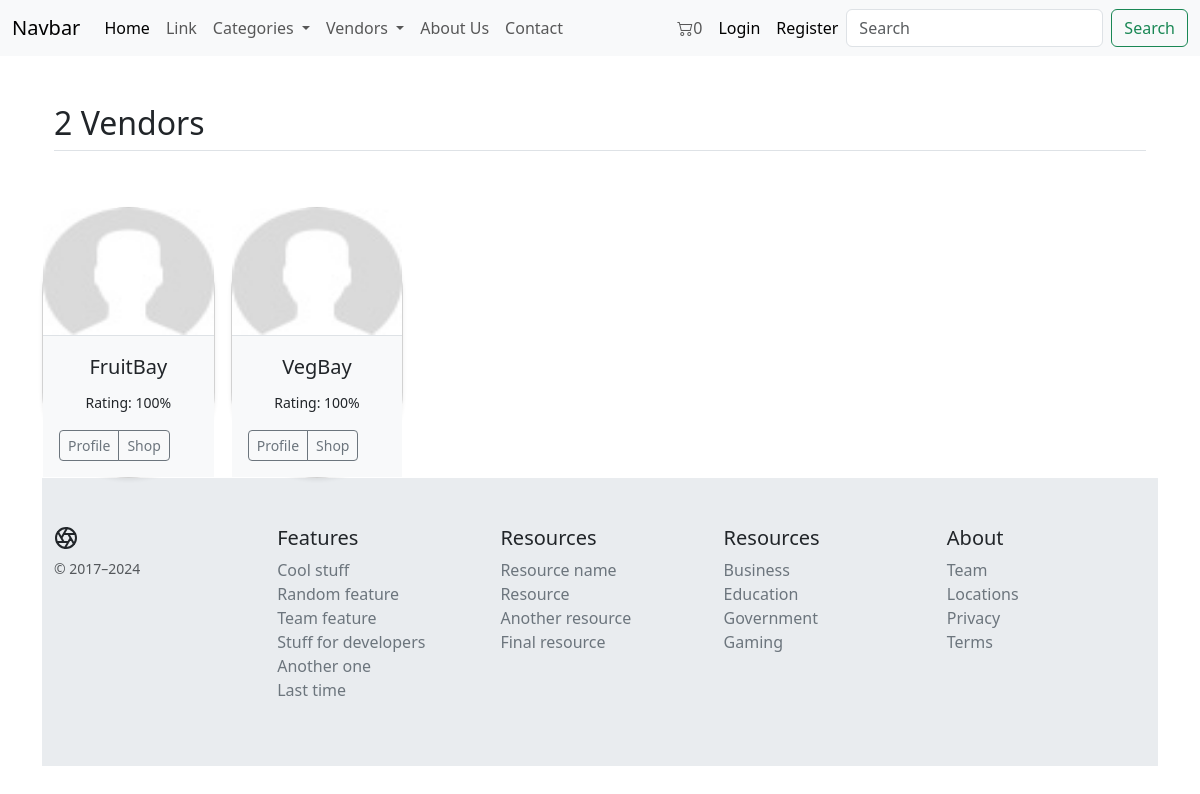
The app's page /vendors/ with its own data.
### core/models.py (models this page shows)
class Vendor(models.Model):
    VID = ShortUUIDField(unique=True, length=10, prefix="VEN:", max_length=15)
    title = models.CharField(max_length=100)
    image = models.ImageField(upload_to='Vendor_images')
    desc = models.CharField(max_length=600, blank=True,
                            null=True, default='description for vendor')
    user = models.ForeignKey(
        customUser, related_name='vendor_user', on_delete=models.SET_NULL, null=True)
    address = models.CharField(
        max_length=500, default="ABC 2nd St Kdl Kollm Kerla Ind")
    contact = models.CharField(max_length=20, default='+91 9999955555')
    message_response_time = models.CharField(max_length=10, default='2 Days')
    shipping_time = models.CharField(max_length=10, default='4 Days')
    authentic_rating = models.CharField(max_length=10, default='100%')
    return_days = models.CharField(max_length=10, default='7 Days')
    warrenty_period = models.CharField(max_length=10, default='30 Days')
    def __str__(self):
        return self.title

### core/views.py (the view)
# urls.py: path('vendors/', views.vendor_list_view, name='vendor_list_view'),
def vendor_list_view(request):
    vendors = Vendor.objects.all()
    context = {
        'vendors': vendors
    }
    return render(request, 'core/vendor_list.html', context)

### core/context_processors.py (called while the page is built)
def context_fn(request):
    categories = Category.objects.all()
    vendors = Vendor.objects.all()
    if "cart_data_object" in request.session:
        cart_items_count = len(request.session['cart_data_object'])
    else:
        cart_items_count = 0
    context = {
        'categories_context': categories,
        'vendors_context': vendors,
        'cart_items_count_context': cart_items_count,
    }
    return context

### core/models.py (called while the page is built)
    def __str__(self):
        return self.title

### templates/core/vendor_list.html (shortened to what this page needs)
{%extends 'core/base.html' %}
{%load static %}
{%block content%}
<div class="container px-4 py-5" id="custom-cards">
    <h2 class="pb-2 border-bottom">{{vendors.count}} Vendor{{vendors.count|pluralize}}</h2>
</div>
<div class="container">
    <div class="row row-cols-1 row-cols-sm-2 row-cols-md-3 g-3">
        {% for p in vendors %}
        <div class="col-xl-2 col-lg-3 col-md-3 col-sm-6">
            <div class="card shadow-sm border-1 rounded-pill rounded-3" style="max-width: 250px; position: relative;">
                <a href="{% url 'core:vendor_detail_view' p.VID %}" class="text-decoration-none text-dark">
                    <div class="ratio ratio-4x3">
                        <img src="{{ p.image.url }}"
                            class="bd-placeholder-img card-img-top img-responsive border-1 border-bottom  rounded-top"
                            width="100%" height="100%" role="img" preserveAspectRatio="xMidYMid slice"
                            focusable="false">
                    </div>
                    <div class="card-body bg-body-tertiary">
                        <p class="card-title text-center fs-5">{{p.title}}</p>
                </a>
                <p class="card-text text-center"><small>Rating: {{p.authentic_rating}}</small></p>
                <div class="d-flex justify-content-between align-items-center">
                    <div class="btn-group bg-body-tertiary">
                        <a href="{% url 'core:vendor_detail_view' p.VID %}"
                            class="btn btn-sm btn-outline-secondary">Profile
                        </a>
                        <a href="{% url 'core:vendor_shop_view' p.VID %}"
                            class="btn btn-sm btn-outline-secondary">Shop</a>
                    </div>
                </div>
            </div>
        </div>
    </div>
    {%endfor%}
{%endblock%}

### static/css/styles.css (style rules this page uses)
html { scroll-behavior: smooth; }

### records on screen
Vendor: image (placeholder picture), title "FruitBay", authentic_rating "100%"
Vendor: image (picture), title "VegBay", authentic_rating "100%"

### other values on screen
{{ cart_items_count_context }} "0"
{{ vendors.count }} "2"
